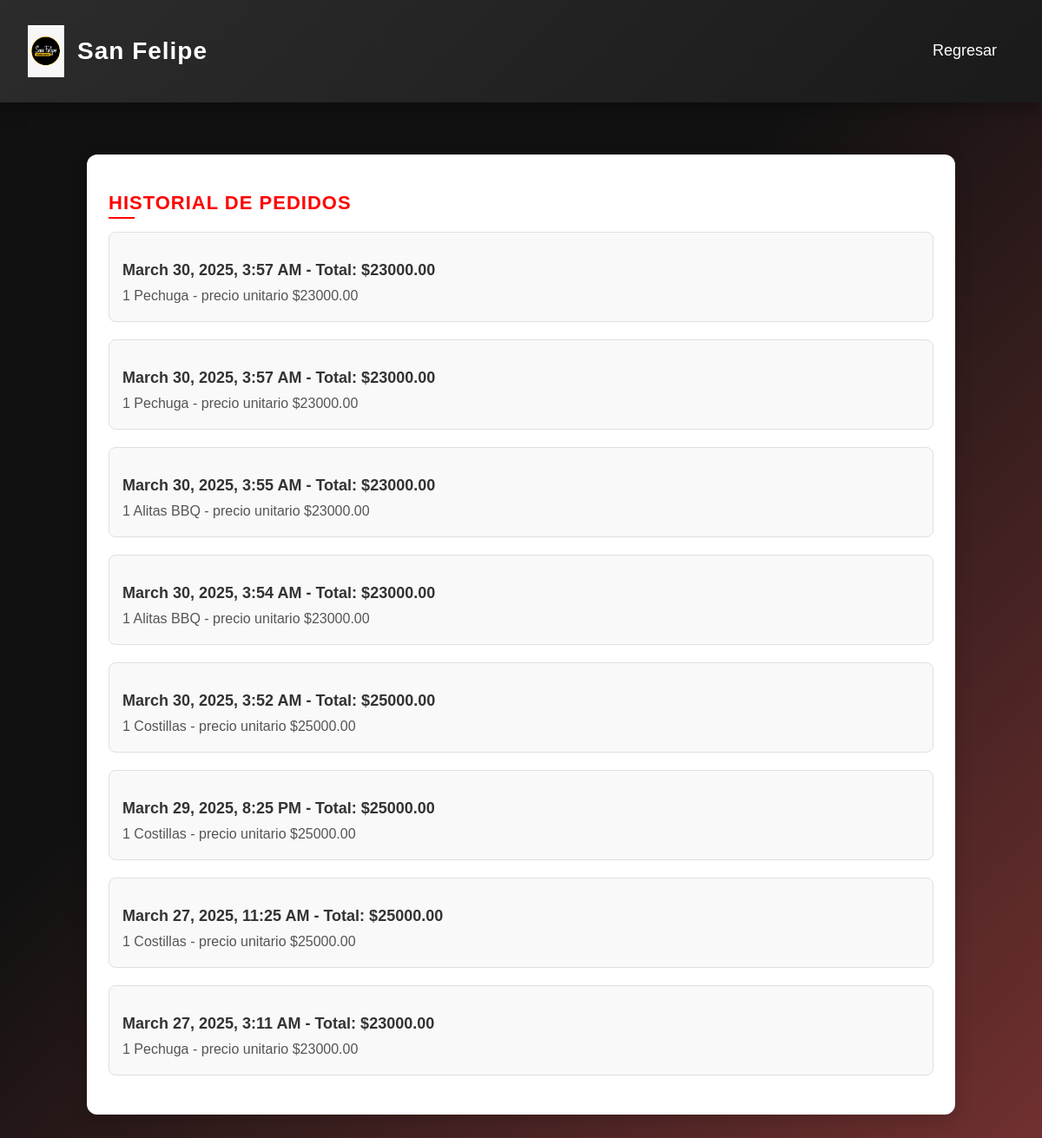
/historial/ (signed in), run on the app's committed database.
### san_felipe/models.py (models this page shows, shortened)
class Pedido(models.Model):
    usuario = models.ForeignKey(User, on_delete=models.CASCADE)
    total = models.DecimalField(max_digits=10, decimal_places=2, default=0)
    fecha_hora = models.DateTimeField(auto_now_add=True)
    class Meta:
        ordering = ['-fecha_hora']

class ItemPedido(models.Model):
    pedido = models.ForeignKey(Pedido, related_name='items', on_delete=models.CASCADE)
    producto = models.CharField(max_length=255)  # Se guarda el nombre del producto
    cantidad = models.PositiveIntegerField()
    precio_unitario = models.DecimalField(max_digits=10, decimal_places=2, editable=False, null=True, default=0.00)

### san_felipe/views.py (the view)
# urls.py: path('historial/', historial_pedidos, name='historial_pedidos'),
def historial_pedidos(request):
    pedidos = Pedido.objects.filter(usuario=request.user).prefetch_related('items')
    return render(request, 'historial.html', {'pedidos': pedidos})

### san_felipe/templates/historial.html (shortened to what this page needs)
{% load static %}
<!DOCTYPE html>
<html lang="es">
<head>
</head>
<body>
    <div class="navbar">
        <div class="logo-container">
            <img src="{% static 'img/1000032882.jpg' %}" alt="San Felipe Logo" class="logo reveal">
            <h1 class="navbar-title reveal">San Felipe</h1>
        </div>
        <nav class="nav-links">
            <a href="/perfil/" class="reveal">Regresar</a>
        </nav>
    </div>
    <main>
        <section class="historial-pedidos">
            <h2>Historial de Pedidos</h2>
            {% for pedido in pedidos %}
                <div class="pedido">
                    <h3>{{ pedido.fecha_hora|date:"F d, Y, g:i A" }} - Total: ${{ pedido.total }}</h3>
                    <ul>
                        {% for item in pedido.items.all %}
                            <li>{{ item.cantidad }} {{ item.producto }} - precio unitario ${{ item.precio_unitario|floatformat:2 }}</li>
                        {% endfor %}
                    </ul>
                </div>
            {% empty %}
                <p>No tienes pedidos aún.</p>
            {% endfor %}
        </section>
    </main>
</body>
</html>

### san_felipe/templates/historial.html (style rules this page uses)
body { font-family: 'Poppins', sans-serif; background: linear-gradient(135deg, #111 40%, rgb(116, 49, 49) 100%); margin: 0; padding: 0; }
.navbar { background: linear-gradient(135deg, #1a1a1a 0%, #2c2c2c 100%); color: #fff; padding: 1.5rem 2rem; display: flex; justify-content: space-between; align-items: center; position: sticky; top: 0; box-shadow: 0 6px 20px rgba(0, 0, 0, 0.3); z-index: 1000; transition: background 0.3s ease; }
.navbar .logo-container { display: flex; align-items: center; }
.navbar .logo-container .logo { height: 60px; transition: transform 0.4s ease, filter 0.4s ease; opacity: 0; }
.navbar .logo-container .logo.reveal { animation: slideInLeft 0.8s ease-out forwards; }
.navbar .navbar-title { color: #fff; font-size: 28px; font-weight: 700; margin-left: 15px; letter-spacing: 1px; transition: color 0.4s ease, transform 0.4s ease; opacity: 0; }
.navbar .navbar-title.reveal { animation: fadeInScale 0.8s ease-out 0.2s forwards; }
.navbar .nav-links { display: flex; gap: 30px; margin-left: auto; }
.navbar .nav-links a { color: #fff; text-decoration: none; font-size: 18px; font-weight: 500; padding: 12px 20px; border-radius: 8px; transition: background-color 0.4s ease, transform 0.4s ease, box-shadow 0.4s ease; position: relative; opacity: 0; }
.navbar .nav-links a.reveal { animation: slideInRight 0.8s ease-out forwards; }
.navbar .nav-links a::after { content: ''; position: absolute; bottom: 8px; left: 50%; width: 0; height: 2px; background-color: #ff4b2b; transition: width 0.4s ease, left 0.4s ease; }
main { max-width: 1000px; margin: 40px auto; padding: 20px; }
.historial-pedidos { background: #ffffff; padding: 25px; border-radius: 12px; box-shadow: 0 6px 20px rgba(0, 0, 0, 0.15); margin-bottom: 25px; color: #000000; transition: transform 0.3s ease, box-shadow 0.3s ease; }
.historial-pedidos h2 { color: #ff0000; font-size: 22px; font-weight: 700; margin-bottom: 20px; text-transform: uppercase; letter-spacing: 1px; position: relative; }
.historial-pedidos h2::before { content: ''; position: absolute; bottom: -5px; left: 0; width: 30px; height: 2px; background-color: #ff0000; transition: width 0.3s ease; }
.pedido { margin-bottom: 20px; padding: 15px; border: 1px solid #e0e0e0; border-radius: 8px; background: #f9f9f9; }
.pedido h3 { color: #333333; font-size: 18px; font-weight: 600; margin-bottom: 10px; }
.pedido ul { list-style: none; padding: 0; margin: 0; }
.pedido ul li { font-size: 16px; color: #555555; margin: 5px 0; }

### data on the page
Pedido: fecha_hora "March 30, 2025, 3:57 AM", total "23000.00"
ItemPedido: cantidad "1", producto "Pechuga", precio_unitario "23000.00"
Pedido: fecha_hora "March 30, 2025, 3:57 AM", total "23000.00"
ItemPedido: cantidad "1", producto "Pechuga", precio_unitario "23000.00"
Pedido: fecha_hora "March 30, 2025, 3:55 AM", total "23000.00"
ItemPedido: cantidad "1", producto "Alitas BBQ", precio_unitario "23000.00"
Pedido: fecha_hora "March 30, 2025, 3:54 AM", total "23000.00"
ItemPedido: cantidad "1", producto "Alitas BBQ", precio_unitario "23000.00"
Pedido: fecha_hora "March 30, 2025, 3:52 AM", total "25000.00"
ItemPedido: cantidad "1", producto "Costillas", precio_unitario "25000.00"
Pedido: fecha_hora "March 29, 2025, 8:25 PM", total "25000.00"
ItemPedido: cantidad "1", producto "Costillas", precio_unitario "25000.00"
Pedido: fecha_hora "March 27, 2025, 11:25 AM", total "25000.00"
ItemPedido: cantidad "1", producto "Costillas", precio_unitario "25000.00"
Pedido: fecha_hora "March 27, 2025, 3:11 AM", total "23000.00"
ItemPedido: cantidad "1", producto "Pechuga", precio_unitario "23000.00"
